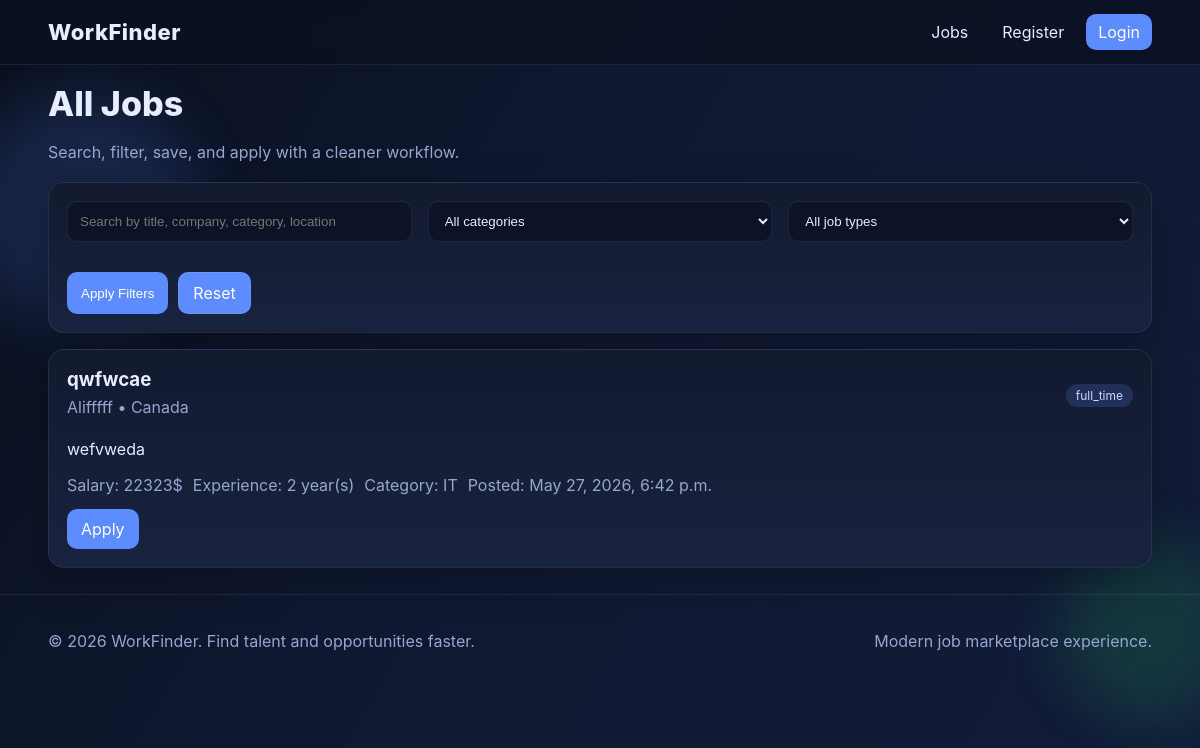
Page /all_jobs/ on the earlier database version.
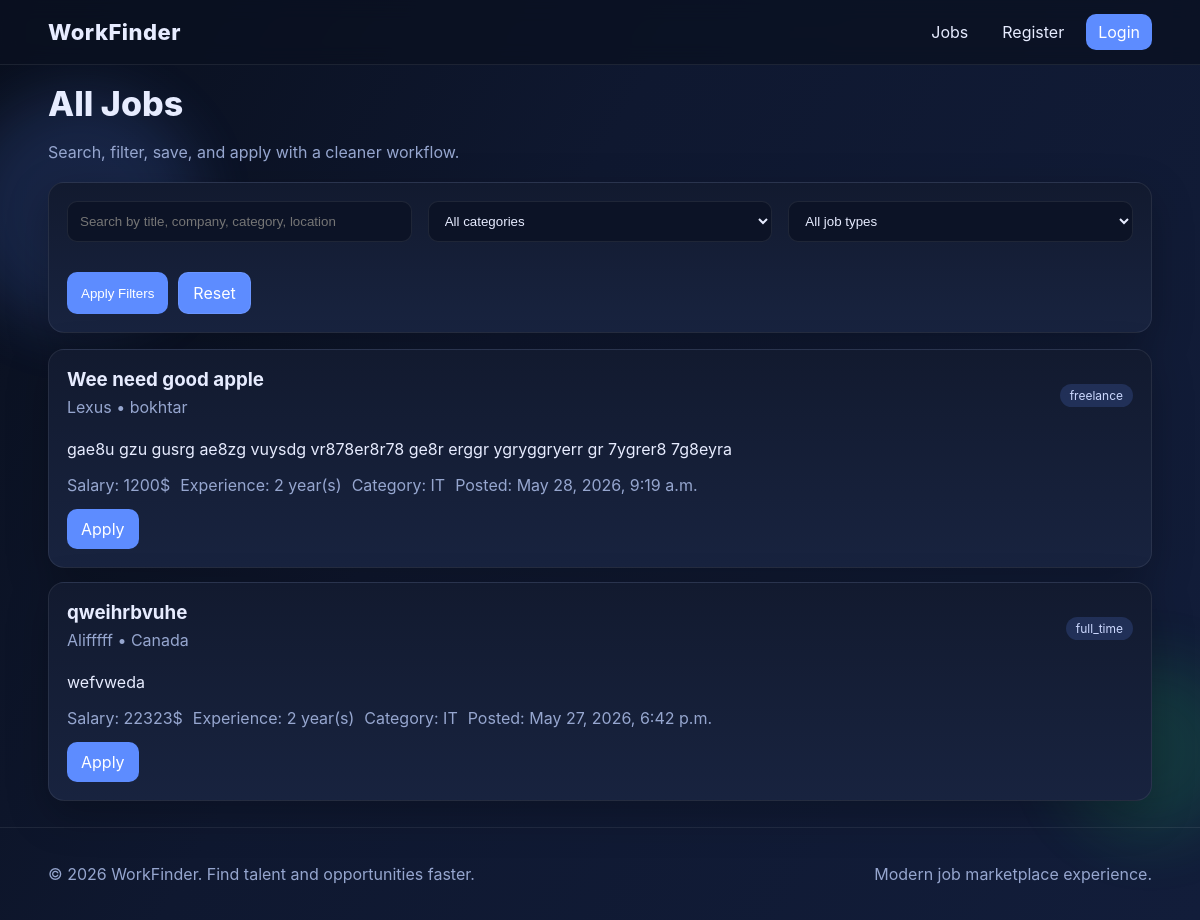
Same page on the later database version.
### work/models.py (models this page shows, shortened)
class Job(models.Model):
    JOB_TYPE = [
        ('full_time', 'Full time'),
        ('part_time', 'Part time'),
        ('freelance', 'Freelance')
    ]
    company = models.ForeignKey(Emploeer, on_delete=models.CASCADE)
    title = models.CharField(max_length=25)
    description = models.TextField()
    sallary = models.PositiveIntegerField()
    location = models.CharField(max_length=50)
    job_type = models.CharField(max_length=25, choices=JOB_TYPE)
    exp_req = models.PositiveIntegerField()
    category = models.ForeignKey(Category, on_delete=models.CASCADE)
    created_at = models.DateTimeField(auto_now_add=True)

class Emploeer(models.Model):
    user = models.OneToOneField(User, on_delete=models.CASCADE)
    company_name = models.CharField(max_length=50)
    about = models.TextField()
    logo = models.ImageField(upload_to='companylogos/')
    location = models.CharField(max_length=50)
    create_at = models.DateTimeField(auto_now_add=True)
    is_creat = models.BooleanField(default=False, null=True, blank=True)

class Category(models.Model):
    name = models.CharField(max_length=50)

### work/views.py (the view)
# urls.py: path('all_jobs/', views.all_jobs, name='all_jobs'),
def all_jobs(request):
    jobs = Job.objects.select_related("company", "category").order_by("-created_at")
    q = request.GET.get("q", "").strip()
    category = request.GET.get("category", "").strip()
    job_type = request.GET.get("job_type", "").strip()
    if q:
        jobs = jobs.filter(Q(title__icontains=q)| Q(category__name__icontains=q)| Q(company__company_name__icontains=q)| Q(location__icontains=q))
    if category:
        jobs = jobs.filter(category_id=category)
    if job_type:
        jobs = jobs.filter(job_type=job_type)
    favorite_ids = []
    if request.user.is_authenticated:
        favorite_ids = list(Favorite.objects.filter(user=request.user).values_list("job_id", flat=True))
    return render(request,"work/all_jobs.html",context={"j": jobs,"categories": Category.objects.order_by("name"),"job_types": Job.JOB_TYPE,"favorite_ids": favorite_ids,"q": q,"selected_category": category,"selected_job_type": job_type,})

### templates/work/all_jobs.html (shortened to what this page needs)
{% extends "base.html" %}
{% block main %}
<h1 class="title">All Jobs</h1>
<p class="subtitle">Search, filter, save, and apply with a cleaner workflow.</p>
<form action="{% url 'all_jobs' %}" method="get" class="card grid grid-3">
    <input type="text" name="q" value="{{ q }}" placeholder="Search by title, company, category, location">
    <select name="category">
        <option value="">All categories</option>
    </select>
    <select name="job_type">
        <option value="">All job types</option>
    </select>
    <div class="form-actions">
        <button class="btn" type="submit">Apply Filters</button>
        <a class="btn btn-outline" href="{% url 'all_jobs' %}">Reset</a>
    </div>
</form>
<section class="job-list" style="margin-top:16px;">
    {% for i in j %}
        <article class="card job-card">
            <div class="between">
                <div>
                    <h3 style="margin:0;">{{ i.title }}</h3>
                    <p class="muted" style="margin:6px 0;">{{ i.company.company_name }} • {{ i.location }}</p>
                </div>
                <span class="chip">{{ i.job_type }}</span>
            </div>
            <p>{{ i.description }}</p>
            <div class="row muted">
                <span>Salary: {{ i.sallary }}$</span>
                <span>Experience: {{ i.exp_req }} year(s)</span>
                <span>Category: {{ i.category.name }}</span>
                <span>Posted: {{ i.created_at }}</span>
            </div>
            <div class="form-actions">
                <a class="btn" href="{% url 'aplicate' i.id %}">Apply</a>
            </div>
        </article>
    {% empty %}
        <article class="card"><p class="muted">No jobs found with current filters.</p></article>
    {% endfor %}
</section>
{% endblock %}

Differences in the rows shown:
added Job: title "Wee need good apple", company.company_name "Lexus", location "bokhtar", job_type "freelance", description "gae8u gzu gusrg ae8zg vuysdg vr878er8r78 ge8r erggr ygryggryerr gr 7ygrer8 7g8eyra", sallary "1200", exp_req "2", category.name "IT", created_at "May 28, 2026, 9:19 a.m."
changed Job "Canada": title "qwfwcae" → "qweihrbvuhe"
